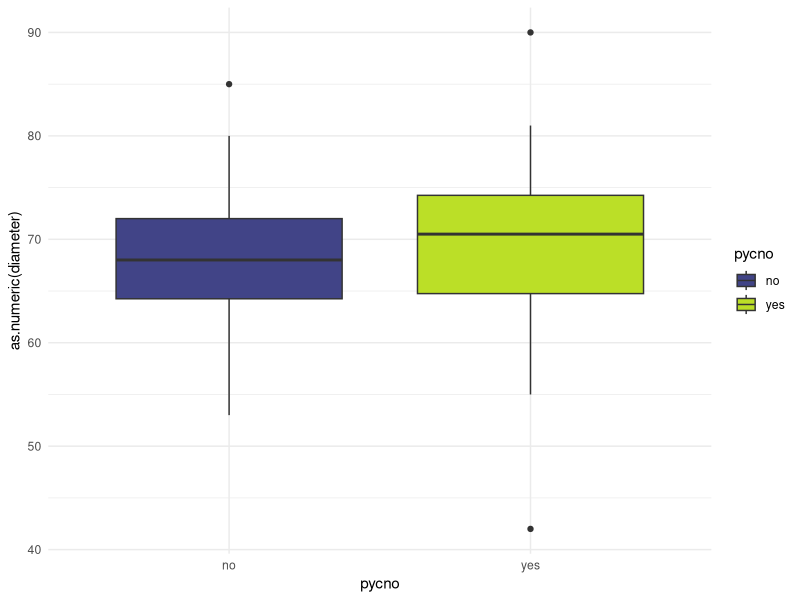
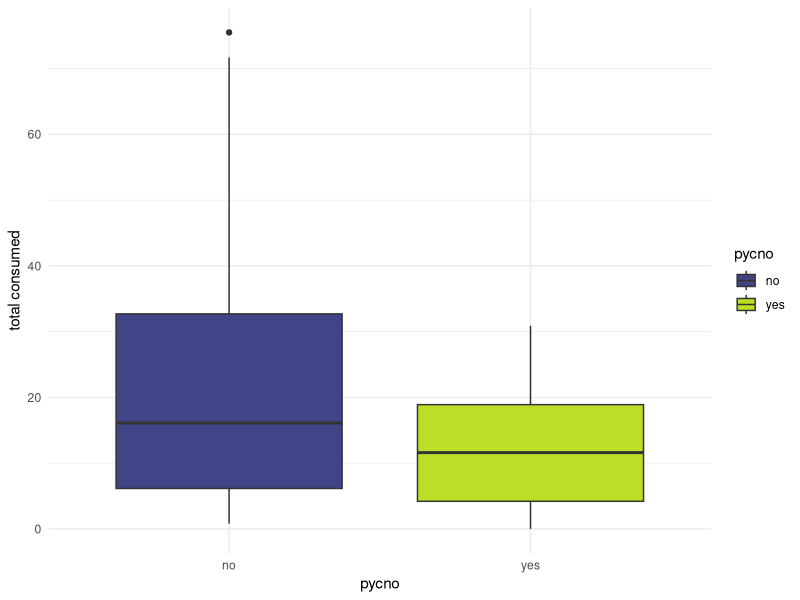
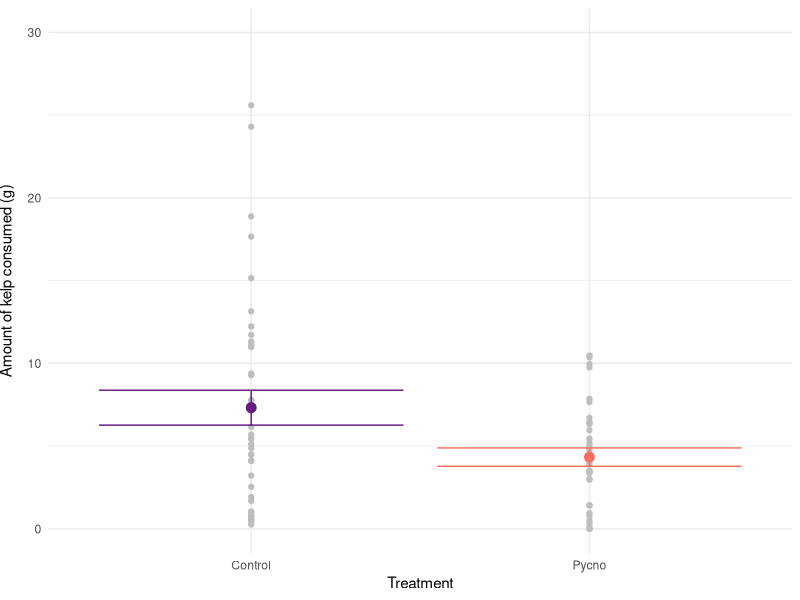
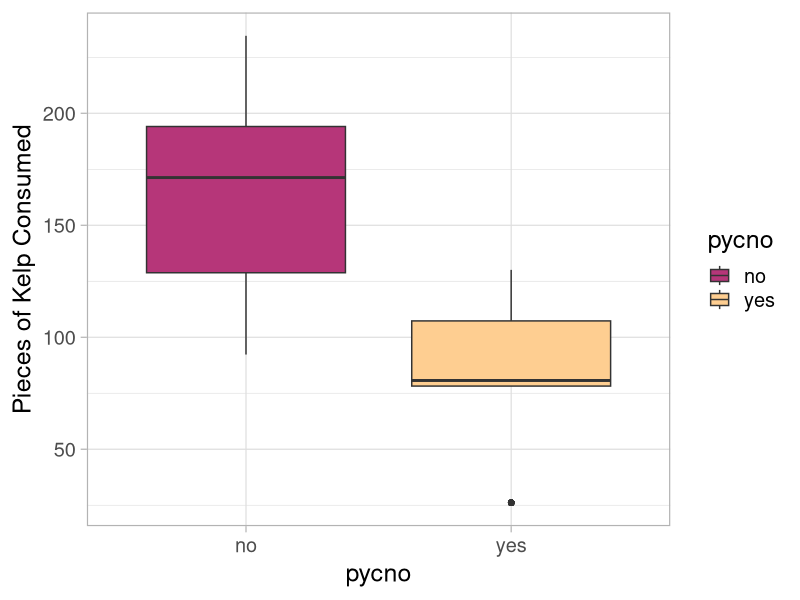
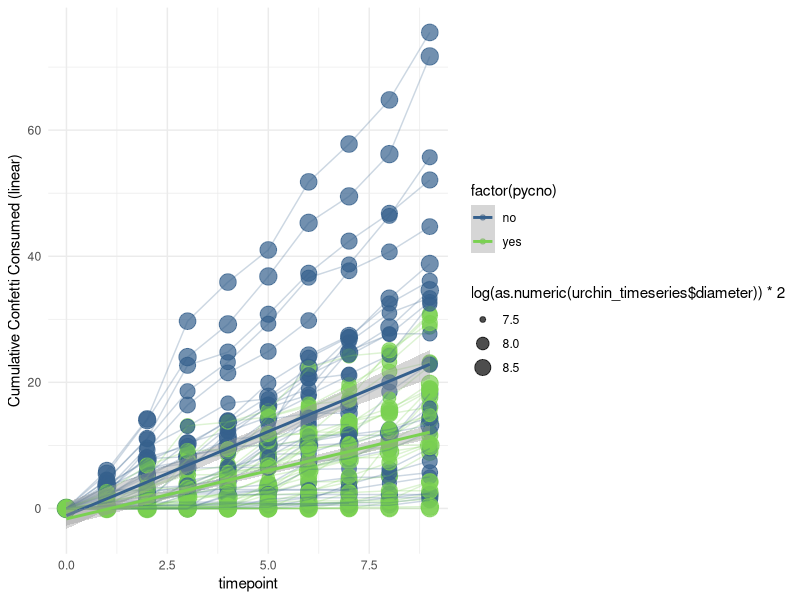

These charts were generated, in order, by the following R code: (Note: this script raises an error after producing the figures.)
#++++++++++++++++++++++++++++++++++++++++++++++++++++++++++++++++++++++++++++++++++
#                                                                                ##
# Urchin-Pycno fear feeding trials                                               ##
# Data are current as of 2020-09-18                                              ##
# Data source: Ross Whippo - UO/OIMB                                             ##
# R code prepared by Ross Whippo                                                 ##
# Last updated 2022-06-15                                                       ##
#                                                                                ##
#++++++++++++++++++++++++++++++++++++++++++++++++++++++++++++++++++++++++++++++++++

# SUMMARY:


# Required Files (check that script is loading latest version):
# urchin_fear_feeding_pycno-trial-1.csv

# Associated Scripts:
# NA

# TO DO

# split change in consumption analysis into first half/second half

# +++++++++++++++++++++++++++++++++++++++++++++++++++++++++++++++++++++++++++++++++
# TABLE OF CONTENTS                                                            ####
#                                                                                 +
# RECENT CHANGES TO SCRIPT                                                        +
# LOAD PACKAGES                                                                   +
# READ IN AND PREPARE DATA                                                        +
# MANIPULATE DATA                                                                 +
#                                                                                 +
#++++++++++++++++++++++++++++++++++++++++++++++++++++++++++++++++++++++++++++++++++

#++++++++++++++++++++++++++++++++++++++++++++++++++++++++++++++++++++++++++++++++++
# RECENT CHANGES TO SCRIPT                                                     ####
#++++++++++++++++++++++++++++++++++++++++++++++++++++++++++++++++++++++++++++++++++

# 2020-09-15 Script created
# 2022-06-15 Added change in consumption analysis

#++++++++++++++++++++++++++++++++++++++++++++++++++++++++++++++++++++++++++++++++++
# LOAD PACKAGES                                                                ####
#++++++++++++++++++++++++++++++++++++++++++++++++++++++++++++++++++++++++++++++++++

library(tidyverse)
library(viridis)
library(nlme)
library(lme4)
library(vegan)
library(ggpubr)

#++++++++++++++++++++++++++++++++++++++++++++++++++++++++++++++++++++++++++++++++++
# READ IN AND PREPARE DATA                                                     ####
#++++++++++++++++++++++++++++++++++++++++++++++++++++++++++++++++++++++++++++++++++

urchin_fear_pycno <-
  read_csv('Data/2020/urchin_fear_feeding_pycno-trial-1.csv')
# dataset with bucket treatment removed:
#urchin_fear_pycno <- urchin_fear_pycno %>%
#  filter(treatment != 'bucket')


#++++++++++++++++++++++++++++++++++++++++++++++++++++++++++++++++++++++++++++++++++
# MANIPULATE DATA - VISUALIZATIONS                                             ####
#++++++++++++++++++++++++++++++++++++++++++++++++++++++++++++++++++++++++++++++++++

# mean confetti consumed across all urchins per treatment

# combine trial and bin to prevent combining urchins across trials
urchin_fear_pycno <-
  unite(urchin_fear_pycno,
        'ID',
        trial,
        bin,
        sep = "_",
        remove = FALSE)

per_urchin_consumed_total <- urchin_fear_pycno %>%
  group_by(trial, bin, tank, ID, pycno) %>%
  summarise(`total consumed` = sum(consumed)) %>%
  ungroup()



# urchin sizes
urchin_size <- urchin_fear_pycno %>%
  filter(timepoint == 0)
urchin_size$diameter <- as.numeric(urchin_size$diameter)
size_plot <- ggplot(
  urchin_size, aes(x = pycno, y = as.numeric(diameter), fill = pycno)) +
  geom_boxplot() +
  scale_fill_viridis(discrete = TRUE,
                     begin = 0.2,
                     end = 0.9) +
  theme_minimal(); size_plot

summary(urchin_size$diameter)
t.test(diameter ~ pycno, data = urchin_size)

# total consumed by each urchin across all trials

per_urchin_consumed_total %>%
  ggplot(aes(x = pycno, y = `total consumed`, fill = pycno)) +
  geom_boxplot() +
  scale_fill_viridis(discrete = TRUE, begin = 0.2, end = 0.9) +
  theme_minimal()


# FOR FHL TALK
# total consumed per urchin across all trials with standard error
per_urchin_consumed_total %>%
  mutate(`total consumed` = `total consumed` * 0.339) %>%
  mutate(Treatment = ifelse(pycno == 'yes', "Pycno", "Control")) %>%
  ggplot(aes(x = Treatment, y = `total consumed`, color = Treatment)) + 
  geom_point(col = "grey") +
  scale_color_viridis(discrete = TRUE,
                      begin = 0.3,
                      end = 0.7,
                      option = "magma") +
  stat_summary(
    geom = "point",
    fun = "mean",
    size = 3,
    shape = 19
  ) +
  geom_errorbar(stat="summary", fun.data="mean_se") +
  ylim(0, 30) +
  labs(y = "Amount of kelp consumed (g)", x = "Treatment") +
  theme_minimal() +
  theme(axis.title.y = element_text(vjust = 3)) +
  theme(legend.position = "none") 



per_trial_pycno <- per_urchin_consumed_total %>%
  filter(pycno == "yes")
summary(per_trial_pycno$`total consumed`)
sd(per_trial_pycno$`total consumed`)

per_trial_empty <- per_urchin_consumed_total %>%
  filter(pycno == "no")
summary(per_trial_empty$`total consumed`)
sd(per_trial_empty$`total consumed`)

# amount consumed per timepoint
timepoint_consumed_plot <- ggplot(urchin_fear_pycno, aes(x = pycno, y = consumed, fill = pycno)) +
  geom_boxplot() +
  scale_fill_viridis(discrete = TRUE,
                     begin = 0.2,
                     end = 0.9) +
  theme_minimal()

per_timepoint_pycno <- urchin_fear_pycno %>%
  filter(pycno == "yes")
summary(per_timepoint_pycno$consumed)
sd(per_timepoint_pycno$consumed)

per_timepoint_empty <- urchin_fear_pycno %>%
  filter(pycno == "no")
summary(per_timepoint_empty$consumed)
sd(per_timepoint_empty$consumed)


urchin_timeseries <- urchin_fear_pycno %>%
  unite("datetime", date:time, sep = " ")

urchin_timeseries$datetime <-
  as.POSIXlt(urchin_timeseries$datetime)

timeseries_bar <- ggplot(urchin_timeseries, aes(
  x = as.POSIXct(datetime),
  y = consumed,
  fill = pycno
)) +
  geom_col() +
  scale_fill_viridis(discrete = TRUE,
                     begin = 0.2,
                     end = 0.9) +
  facet_wrap( ~ pycno)

# cumulative total consumed by trial

urchin_time <- urchin_timeseries %>%
  group_by(trial, pycno) %>%
  mutate(tot_consumed = sum(consumed))
  



# TOTAL CONSUMED overall BOXPLOT
theme_set(theme_light(base_size = 18))


urchin_time %>%
    ggplot(aes(x = pycno, y = tot_consumed, fill = pycno)
  ) +
    geom_boxplot() +
    scale_fill_viridis(discrete = TRUE,
                       begin = 0.5,
                       end = 0.9,
                       option = "magma") +
    labs(y = "Pieces of Kelp Consumed")
  
urchin_time %>%
  group_by(pycno, trial) %>%
  summarise(total = sum(consumed)) %>%
  summarise(mean(total))
  
# ALGAE CONSUMED USING BIOMASS MEASUREMENTS CONFETTI WEIGHTS

# Algal consumption plots

# based on field notes from 2020-09-13 - confetti diameter = 21mm

# > pi*((2.1/2)^2)
# [1] 3.463606

confetti_weights <- read_csv("Data/2020/confetti_weights.csv", 
                             col_types = cols(trial = col_character()))
confetti_weights <- confetti_weights %>%
  rename("beforeafter" = "before-after")

# is weight different before and after? 
weightmix <- lme(weight_mg ~ beforeafter, random = ~1|trial/tank, data = confetti_weights)
summary(weightmix)
weightmix
anova(weightmix)


confetti_weights %>%
  filter(beforeafter == "before") %>%
  summarise(mean(weight_mg))

confetti_weights %>%
  filter(beforeafter == "after") %>%
  summarise(mean(weight_mg))

#  A tibble: 1 x 1
# `mean(weight_mg)`
# <dbl>
#   1              339.

# > 339/3.463606
# [1] 97.87487 mg per square cm
# each piece of confetti ~ 339mg or .339 g

mean(confetti_weights$weight_mg)

  
  
    
  per_exp_pycno <- urchin_time %>%
    select(-datetime) %>%
    filter(pycno == "yes")
  summary(per_exp_pycno$tot_consumed)
  sd(per_exp_pycno$tot_consumed)
  
  per_exp_empty <- urchin_time %>%
    select(-datetime) %>%
    filter(pycno == "no")
  summary(per_exp_empty$tot_consumed)
  sd(per_exp_pycno$tot_consumed)
  
  
  # change unknown diameters to 61
  
  urchin_timeseries$diameter <- urchin_timeseries$diameter %>%
    recode("nd" = "61")
  
  theme_set(theme_light(base_size = 18))
  
  ggplot(
    urchin_timeseries %>%
      group_by(pycno, ID) %>%
      mutate(cc = cumsum(consumed)),
    aes(
      x = timepoint, # as.POSIXct(datetime),
      y = cc,
      color = factor(pycno)
    )
  ) +
    scale_color_viridis(discrete = TRUE,
                        begin = 0.3,
                        end = 0.8) +
    geom_point(aes(size = log(as.numeric(
      urchin_timeseries$diameter
    )) * 2), alpha = 0.7) +
    geom_line(aes(group = ID), alpha = 0.25) +
    geom_smooth(method = "lm") +
    theme_minimal() +
    scale_y_continuous(name = "Cumulative Confetti Consumed (linear)")
  
  # with scaled time points
  urchin_timeseries$hours <- urchin_timeseries$timepoint %>%
    recode(
      '0' = 0,
      '1' = 3,
      '2' = 9,
      '3' = 21,
      '4' = 27,
      '5' = 33,
      '6' = 45,
      '7' = 51,
      '8' = 57,
      '9' = 69
    )
  

  
  hour_line 

  
  
  
  
# THIS IS THE CUMULATIVE CONFETTI FIGURE:
theme_set(theme_light(base_size = 18))  
  
ggplot(
    urchin_timeseries %>%
      group_by(pycno, ID) %>%
      mutate(cc = cumsum(consumed)),
    aes(
      x = hours, # as.POSIXct(datetime),
      y = cc,
      color = pycno
    )
  ) +
    scale_color_viridis(discrete = TRUE,
                        begin = 0.5,
                        end = 0.9,
                        option = "magma") +
    geom_point(size = 5) +
    geom_line(aes(group = ID), alpha = 0.25) +
    geom_smooth(method = "lm", size = 2) +
    scale_y_continuous(name = "Pieces of Kelp Consumed")

# cumulative confetti with mean per time point

# FOR FHL TALK

urchin_timeseries %>%
  group_by(pycno, ID) %>%
  mutate(cc = cumsum(consumed) * 0.339) %>%
  mutate(Treatment = ifelse(pycno == 'yes', "Pycno", "Control")) %>%
  ggplot(aes(x = hours, y = cc, color = Treatment)) +
  scale_color_viridis(discrete = TRUE,
                      begin = 0.3,
                      end = 0.7,
                      option = "magma") +
  geom_line(aes(group = ID), alpha = 0.3) +
  stat_summary(
    geom = "point",
    fun = "mean",
    size = 3,
    shape = 19
  ) +
  geom_errorbar(stat="summary", fun.data="mean_se") +
  scale_y_continuous(name = "Amount of kelp consumed (g)") + 
  theme_minimal() +
  theme(legend.position = "top") 




  
# a model based on this data:

mod_1 <- lm(`total consumed` ~ pycno, data = per_urchin_consumed_total)
summary(mod_1)
mod_1

t.test(`total consumed` ~ pycno, data = per_urchin_consumed_total)


  # mean number of confetti consumed per time point per treatment

theme_set(theme_light(base_size = 18))    

ggplot(urchin_timeseries, aes(x = pycno, y = consumed, fill = pycno)) +
    scale_fill_viridis(discrete = TRUE,
                       begin = 0.5,
                       end = 0.9,
                       option = "magma") +
    geom_boxplot() +
    facet_grid(. ~ hours) +
  scale_y_continuous(name = "Pieces of Kelp Consumed") +
  theme(axis.text.x=element_blank())
  
  
  
  # total confetti eaten per treatment
  urchin_fear_pycno %>%
    group_by(treatment) %>%
    summarise(sum(consumed))
  
  # total confetti eaten per urchin per treatment and plot
  perurchin <- urchin_fear_pycno %>%
    group_by(pycno, ID) %>%
    summarise(total = sum(consumed))
  
  theme_set(theme_light(base_size = 18))
  
  # function to make SE in boxplot
  MinMeanSEMMax <- function(x) {
    v <- c(min(x), mean(x) - sd(x)/sqrt(length(x)), mean(x), mean(x) + sd(x)/sqrt(length(x)), max(x))
    names(v) <- c("ymin", "lower", "middle", "upper", "ymax")
    v
  }
  
  
  
 perurchin %>%
    ggplot(aes(x = pycno, y = total*341, fill = pycno)
    ) +
   stat_summary(fun.data=MinMeanSEMMax, geom="boxplot") + 
    scale_fill_viridis(discrete = TRUE,
                       begin = 0.5,
                       end = 0.9,
                       option = "magma") +
    labs(y = "Estimated Kelp Consumed (mg)")
  
# calculating total change in consumption across trials
  timepoint_consumption_change <- urchin_fear_pycno %>%
    group_by(ID, pycno) %>%
    summarise(change = diff(consumed))      
# average change per treatment
  timepoint_consumption_change %>%
    group_by(pycno) %>%
    summarise(mean_change = mean(change))

# t.test for mean increase in consumption across timepoints by treatment
  t.test(change ~ pycno, data = timepoint_consumption_change)
  
  
  
  
  
  # DUMMY DATA
ID <- c(rep("A",7), rep("B", 7))
timepoint <- c(rep(seq(from = 0, to = 6),2))
set.seed(1234)
consumed <- sample.int(n = 6,
                       size = 14,
                       replace = TRUE)
df <- tibble(ID, timepoint, consumed)
df[1,3] <- 0
df[8,3] <- 0    
df    

df %>%
  group_by(ID) %>%
  summarise(diff(consumed))
  
    
    
    
    
  
  
  
  
  
  
  
  
#++++++++++++++++++++++++++++++++++++++++++++++++++++++++++++++++++++++++++++++++++
  # MANIPULATE DATA - STATS                                                      ####
  #++++++++++++++++++++++++++++++++++++++++++++++++++++++++++++++++++++++++++++++++++
  
  urchin_fear_mix_data <- urchin_fear_pycno %>%
    filter(timepoint != '0')
  
  # is total amount of confetti consumed per trial different between groups?
  t.test(`total consumed` ~ pycno, data = per_urchin_consumed_total)
  
  # is amount of confetti consumed per time point different between groups (w/size)?
  mix_1 <-
    lme(consumed ~ pycno, # + diameter,
        random = ~ timepoint | ID,
        data = urchin_fear_mix_data)
  mix_1
  anova(mix_1)
  
  # calculate slopes of consumption
  urchin_vals <-  urchin_timeseries %>%
    group_by(pycno, ID) %>%
    mutate(cc = cumsum(consumed))
  
  
  ############### COLLATED FIGURES
  
  Figure_1 <- ggarrange(size_plot, timepoint_consumed_plot, total_consumed_plot, total_box,
                           labels = c("A", "B", "C", "D"),
                           ncol = 2, nrow = 2,
                           common.legend = TRUE, legend = "right")
  annotate_figure(Figure_1, bottom = text_grob("Figure 1: Calcuated A) urchin test diameter across all trials, B) kelp 'confetti' consumed per urchin per timepoint, \n C) total kelp 'confetti' consumed per urchin across each trial, and D) total kelp 'confetti' consumed across all trials.", size = 10))
  # 
  
  ####
  #<<<<<<<<<<<<<<<<<<<<<<<<<<END OF SCRIPT>>>>>>>>>>>>>>>>>>>>>>>>#

# SCRATCH PAD ####
